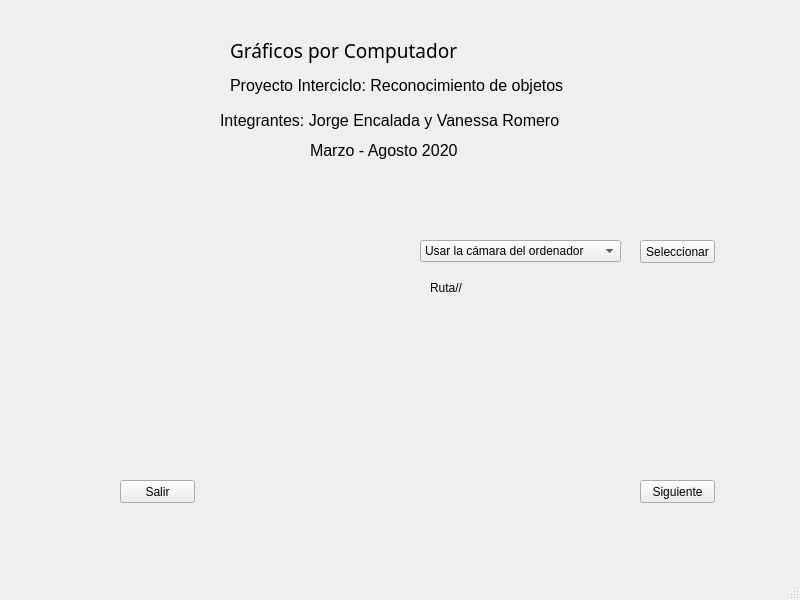
<?xml version="1.0" encoding="UTF-8"?>
<ui version="4.0">
 <class>MainWindow</class>
 <widget class="QMainWindow" name="MainWindow">
  <property name="geometry">
   <rect>
    <x>0</x>
    <y>0</y>
    <width>800</width>
    <height>600</height>
   </rect>
  </property>
  <property name="windowTitle">
   <string>MainWindow</string>
  </property>
  <widget class="QWidget" name="centralwidget">
   <widget class="QLabel" name="label_2">
    <property name="geometry">
     <rect>
      <x>230</x>
      <y>60</y>
      <width>351</width>
      <height>51</height>
     </rect>
    </property>
    <property name="font">
     <font>
      <pointsize>12</pointsize>
     </font>
    </property>
    <property name="text">
     <string>Proyecto Interciclo: Reconocimiento de objetos </string>
    </property>
   </widget>
   <widget class="QPushButton" name="btnVideo">
    <property name="geometry">
     <rect>
      <x>640</x>
      <y>240</y>
      <width>75</width>
      <height>23</height>
     </rect>
    </property>
    <property name="text">
     <string>Seleccionar</string>
    </property>
   </widget>
   <widget class="QPushButton" name="btnSalir">
    <property name="geometry">
     <rect>
      <x>120</x>
      <y>480</y>
      <width>75</width>
      <height>23</height>
     </rect>
    </property>
    <property name="text">
     <string>Salir</string>
    </property>
   </widget>
   <widget class="QLabel" name="label">
    <property name="geometry">
     <rect>
      <x>230</x>
      <y>10</y>
      <width>351</width>
      <height>81</height>
     </rect>
    </property>
    <property name="font">
     <font>
      <family>Ravie</family>
      <pointsize>14</pointsize>
     </font>
    </property>
    <property name="text">
     <string>Gráficos por Computador</string>
    </property>
   </widget>
   <widget class="QComboBox" name="cmbOpciones">
    <property name="geometry">
     <rect>
      <x>420</x>
      <y>240</y>
      <width>201</width>
      <height>22</height>
     </rect>
    </property>
    <item>
     <property name="text">
      <string>Usar la cámara del ordenador</string>
     </property>
    </item>
    <item>
     <property name="text">
      <string>Subir un video desde el ordenador</string>
     </property>
    </item>
   </widget>
   <widget class="QPushButton" name="btnSiguiente">
    <property name="geometry">
     <rect>
      <x>640</x>
      <y>480</y>
      <width>75</width>
      <height>23</height>
     </rect>
    </property>
    <property name="text">
     <string>Siguiente</string>
    </property>
   </widget>
   <widget class="QLabel" name="lblRuta">
    <property name="geometry">
     <rect>
      <x>430</x>
      <y>280</y>
      <width>171</width>
      <height>16</height>
     </rect>
    </property>
    <property name="text">
     <string>Ruta//</string>
    </property>
   </widget>
   <widget class="QLabel" name="lblWebCam">
    <property name="geometry">
     <rect>
      <x>170</x>
      <y>210</y>
      <width>241</width>
      <height>161</height>
     </rect>
    </property>
    <property name="styleSheet">
     <string notr="true">border-image: url(:/WebCam/webcam.png);</string>
    </property>
    <property name="text">
     <string/>
    </property>
   </widget>
   <widget class="QLabel" name="lblVideo">
    <property name="geometry">
     <rect>
      <x>170</x>
      <y>210</y>
      <width>241</width>
      <height>161</height>
     </rect>
    </property>
    <property name="styleSheet">
     <string notr="true">border-image: url(:/Video/video.png);</string>
    </property>
    <property name="text">
     <string/>
    </property>
   </widget>
   <widget class="QLabel" name="label_3">
    <property name="geometry">
     <rect>
      <x>310</x>
      <y>140</y>
      <width>151</width>
      <height>20</height>
     </rect>
    </property>
    <property name="font">
     <font>
      <pointsize>12</pointsize>
     </font>
    </property>
    <property name="text">
     <string>Marzo - Agosto 2020 </string>
    </property>
   </widget>
   <widget class="QLabel" name="label_4">
    <property name="geometry">
     <rect>
      <x>220</x>
      <y>110</y>
      <width>341</width>
      <height>20</height>
     </rect>
    </property>
    <property name="font">
     <font>
      <pointsize>12</pointsize>
     </font>
    </property>
    <property name="text">
     <string>Integrantes: Jorge Encalada y Vanessa Romero</string>
    </property>
   </widget>
  </widget>
  <widget class="QStatusBar" name="statusbar"/>
 </widget>
 <resources>
  <include location="../img/Seleccion.qrc"/>
 </resources>
 <connections/>
</ui>
